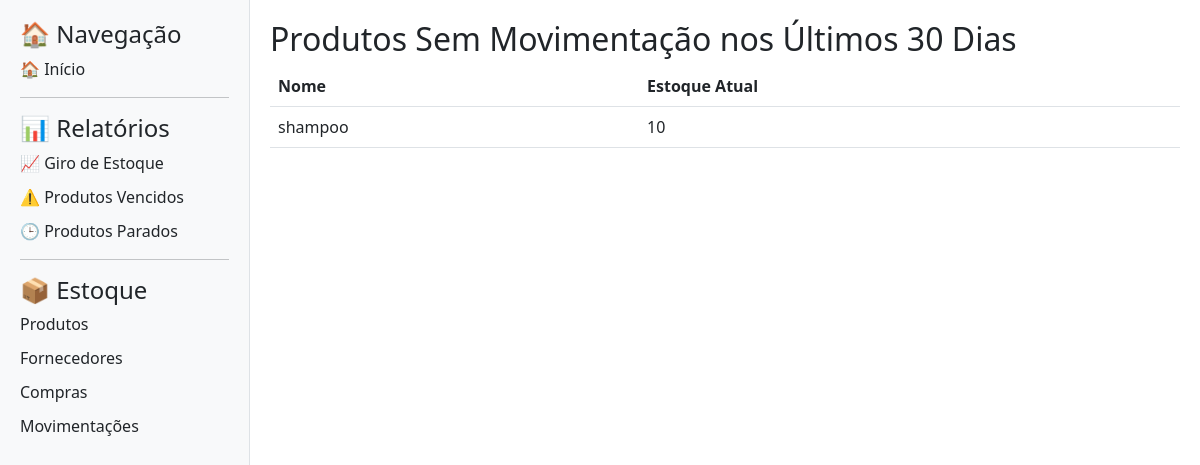
The app's page /relatorios/parados, older data.
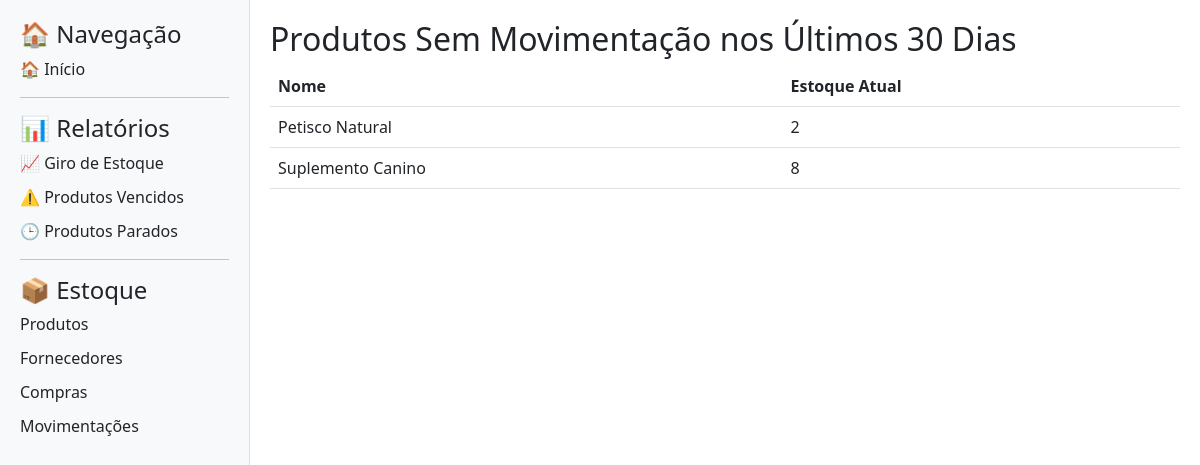
The same page, newer data.
### app/models.py (models this page shows)
class Produto(db.Model):
    id = db.Column(db.Integer, primary_key=True)
    nome = db.Column(db.String(100), nullable=False)
    lote = db.Column(db.String(50))
    validade = db.Column(db.Date)
    quantidade = db.Column(db.Integer, default=0)
    estoque_minimo = db.Column(db.Integer, default=10)
    estoque_maximo = db.Column(db.Integer, default=100)

### app/routes.py (the view)
@app.route("/relatorios/parados")
def relatorio_parados():
    dias = 30
    limite = datetime.utcnow() - timedelta(days=dias)
    produtos_movimentados = db.session.query(Movimentacao.produto_id).filter(Movimentacao.data >= limite).distinct()
    produtos_parados = Produto.query.filter(~Produto.id.in_(produtos_movimentados)).all()
    return render_template("relatorio_parados.html", produtos=produtos_parados, dias=dias)

### app/templates/relatorio_parados.html
{% extends 'base.html' %}
{% block content %}
<h2>Produtos Sem Movimentação nos Últimos {{ dias }} Dias</h2>
<table class="table table-hover">
    <thead>
        <tr>
            <th>Nome</th>
            <th>Estoque Atual</th>
        </tr>
    </thead>
    <tbody>
        {% for p in produtos %}
        <tr>
            <td>{{ p.nome }}</td>
            <td>{{ p.quantidade }}</td>
        </tr>
        {% endfor %}
    </tbody>
</table>
{% endblock %}

Row changes from the older to the newer data that the page shows:
no longer on this page (row edited): Produto: nome "shampoo", quantidade "10"
added Produto: nome "Petisco Natural", quantidade "2"
added Produto: nome "Suplemento Canino", quantidade "8"
